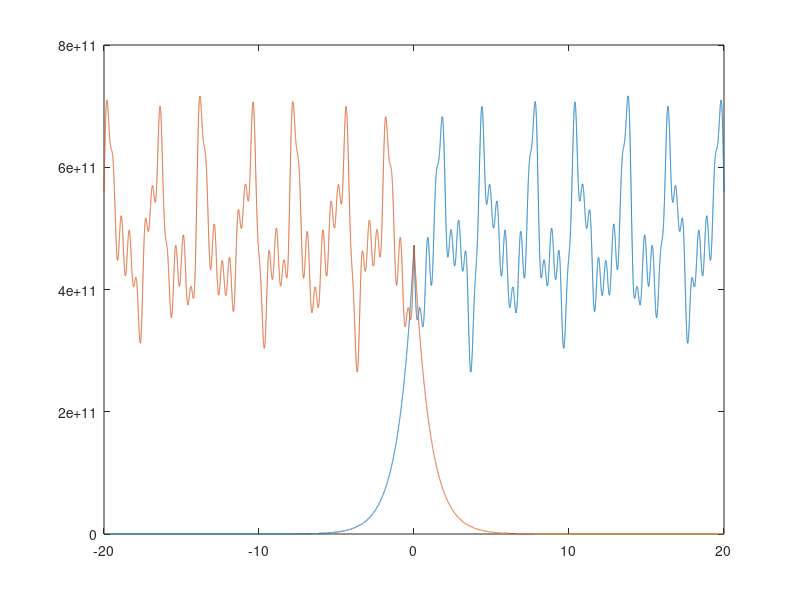

Source code (MATLAB):
t = -20:0.001:20;
y1 = cos(4.*pi.*t);
y2 = exp(j.*t);
y3= cos(2.*pi.*t)+cos(pi.*t);
x = 1 + y1 + (y2 .* y3);

h1 = exp(t);
h2 = exp(-t);

z1 = conv(h1, x, 'same');
z2 = conv(h2, x, 'same');

plot(t,z1);
hold on;
plot(t,z2);